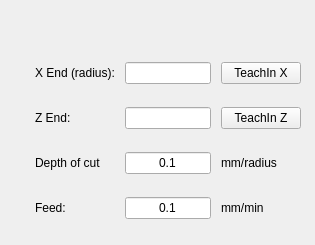
    <widget class="QWidget" name="pageKeySlot">
     <widget class="QWidget" name="gridLayoutWidget_6">
      <property name="geometry">
       <rect>
        <x>30</x>
        <y>45</y>
        <width>276</width>
        <height>191</height>
       </rect>
      </property>
      <layout class="QGridLayout" name="gridLayout_7">
       <property name="leftMargin">
        <number>5</number>
       </property>
       <property name="rightMargin">
        <number>5</number>
       </property>
       <property name="horizontalSpacing">
        <number>10</number>
       </property>
       <item row="3" column="3">
        <widget class="QLabel" name="label_56">
         <property name="styleSheet">
          <string notr="true">font: 11pt &quot;Noto Sans&quot;;</string>
         </property>
         <property name="text">
          <string>mm/min</string>
         </property>
        </widget>
       </item>
       <item row="0" column="0">
        <widget class="QLabel" name="label_50">
         <property name="styleSheet">
          <string notr="true">font: 11pt &quot;Noto Sans&quot;;</string>
         </property>
         <property name="text">
          <string>X End (radius):</string>
         </property>
        </widget>
       </item>
       <item row="2" column="2">
        <widget class="VCPSettingsLineEdit" name="keyslotDoc">
         <property name="focusPolicy">
          <enum>Qt::StrongFocus</enum>
         </property>
         <property name="styleSheet">
          <string notr="true">font: 11pt &quot;Noto Sans&quot;;</string>
         </property>
         <property name="text">
          <string>0.1</string>
         </property>
         <property name="alignment">
          <set>Qt::AlignCenter</set>
         </property>
         <property name="settingName" stdset="0">
          <string>smart_numpad.quick-cycles-doc</string>
         </property>
         <property name="textFormat" stdset="0">
          <string/>
         </property>
        </widget>
       </item>
       <item row="3" column="2">
        <widget class="VCPSettingsLineEdit" name="keyslotFeed">
         <property name="focusPolicy">
          <enum>Qt::StrongFocus</enum>
         </property>
         <property name="styleSheet">
          <string notr="true">font: 11pt &quot;Noto Sans&quot;;</string>
         </property>
         <property name="text">
          <string>0.1</string>
         </property>
         <property name="alignment">
          <set>Qt::AlignCenter</set>
         </property>
         <property name="settingName" stdset="0">
          <string>smart_numpad.quick-cycles-keyslot-feed</string>
         </property>
         <property name="textFormat" stdset="0">
          <string/>
         </property>
        </widget>
       </item>
       <item row="2" column="0">
        <widget class="QLabel" name="label_18">
         <property name="styleSheet">
          <string notr="true">font: 11pt &quot;Noto Sans&quot;;</string>
         </property>
         <property name="text">
          <string>Depth of cut</string>
         </property>
        </widget>
       </item>
       <item row="2" column="3">
        <widget class="QLabel" name="label_54">
         <property name="styleSheet">
          <string notr="true">font: 11pt &quot;Noto Sans&quot;;</string>
         </property>
         <property name="text">
          <string>mm/radius</string>
         </property>
        </widget>
       </item>
       <item row="0" column="3">
        <widget class="QPushButton" name="keyslotTeachXBtn">
         <property name="text">
          <string>TeachIn X</string>
         </property>
        </widget>
       </item>
       <item row="1" column="0">
        <widget class="QLabel" name="label_51">
         <property name="styleSheet">
          <string notr="true">font: 11pt &quot;Noto Sans&quot;;</string>
         </property>
         <property name="text">
          <string>Z End:</string>
         </property>
        </widget>
       </item>
       <item row="0" column="2">
        <widget class="TeachInLineEdit" name="keyslotXEnd">
         <property name="focusPolicy">
          <enum>Qt::StrongFocus</enum>
         </property>
         <property name="alignment">
          <set>Qt::AlignRight|Qt::AlignTrailing|Qt::AlignVCenter</set>
         </property>
         <property name="referenceType" stdset="0">
          <number>1</number>
         </property>
         <property name="axisNumber" stdset="0">
          <number>0</number>
         </property>
         <property name="inchFormat" stdset="0">
          <string>%9.4f</string>
         </property>
         <property name="millimeterFormat" stdset="0">
          <string>%10.3f</string>
         </property>
         <property name="degreeFormat" stdset="0">
          <string>%10.2f</string>
         </property>
         <property name="latheMode" stdset="0">
          <number>1</number>
         </property>
        </widget>
       </item>
       <item row="1" column="3">
        <widget class="QPushButton" name="keyslotTeachZBtn">
         <property name="text">
          <string>TeachIn Z</string>
         </property>
        </widget>
       </item>
       <item row="1" column="2">
        <widget class="TeachInLineEdit" name="keyslotZEnd">
         <property name="focusPolicy">
          <enum>Qt::StrongFocus</enum>
         </property>
         <property name="alignment">
          <set>Qt::AlignRight|Qt::AlignTrailing|Qt::AlignVCenter</set>
         </property>
         <property name="referenceType" stdset="0">
          <number>1</number>
         </property>
         <property name="axisNumber" stdset="0">
          <number>2</number>
         </property>
         <property name="inchFormat" stdset="0">
          <string>%9.4f</string>
         </property>
         <property name="millimeterFormat" stdset="0">
          <string>%10.3f</string>
         </property>
         <property name="degreeFormat" stdset="0">
          <string>%10.2f</string>
         </property>
         <property name="latheMode" stdset="0">
          <number>0</number>
         </property>
        </widget>
       </item>
       <item row="3" column="0">
        <widget class="QLabel" name="label_53">
         <property name="styleSheet">
          <string notr="true">font: 11pt &quot;Noto Sans&quot;;</string>
         </property>
         <property name="text">
          <string>Feed:</string>
         </property>
        </widget>
       </item>
      </layout>
     </widget>
    </widget>
